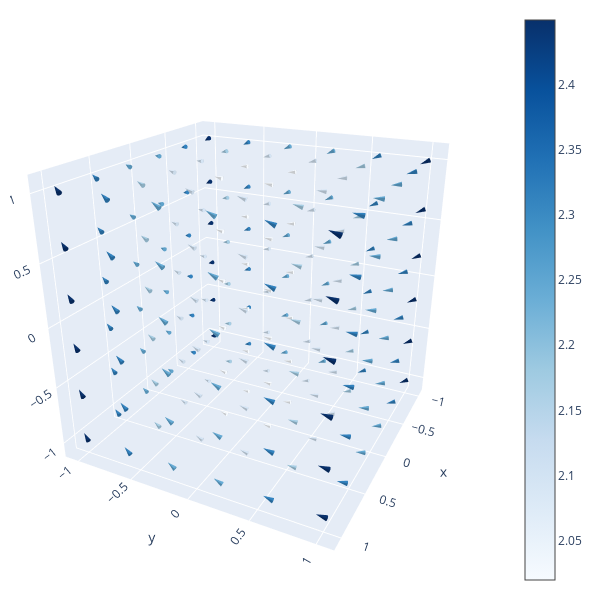

Notebook cell for this chart:
### Code cell
fig = go.Figure(data=go.Cone(
  x=x.flatten(),
  y=y.flatten(),
  z=z.flatten(),
  u=u.flatten(),
  v=v.flatten(),
  w=w.flatten(),
  colorscale='Blues',
  sizemode='absolute',
))
fig.update_layout(
  height=600,width=600,
  margin=dict(l=10,r=10,t=10,b=10),
  scene=dict(
    aspectratio=dict(x=1,y=1,z=1),
    camera_eye=dict(x=2,y=1,z=1)
  )
)

### Figure 1 — Plotly figure (JSON) as saved in the notebook; plotly's stock layout.template omitted (floating-point values rounded to 4 significant figures; data arrays with more than 128 entries replaced by an {"elided": "..."} marker saying what was removed)
{"data": [{"colorscale": [[0, "rgb(247,251,255)"], [0.125, "rgb(222,235,247)"], [0.25, "rgb(198,219,239)"], [0.375, "rgb(158,202,225)"], [0.5, "rgb(107,174,214)"], [0.625, "rgb(66,146,198)"], [0.75, "rgb(33,113,181)"], [0.875, "rgb(8,81,156)"], [1, "rgb(8,48,107)"]], "sizemode": "absolute", "type": "cone", "u": {"elided": "216 float values"}, "v": {"elided": "216 int values"}, "w": {"elided": "216 float values"}, "x": {"elided": "216 float values"}, "y": {"elided": "216 float values"}, "z": {"elided": "216 float values"}}], "layout": {"height": 600, "margin": {"b": 10, "l": 10, "r": 10, "t": 10}, "scene": {"aspectratio": {"x": 1, "y": 1, "z": 1}, "camera": {"eye": {"x": 2, "y": 1, "z": 1}}}, "width": 600}}
